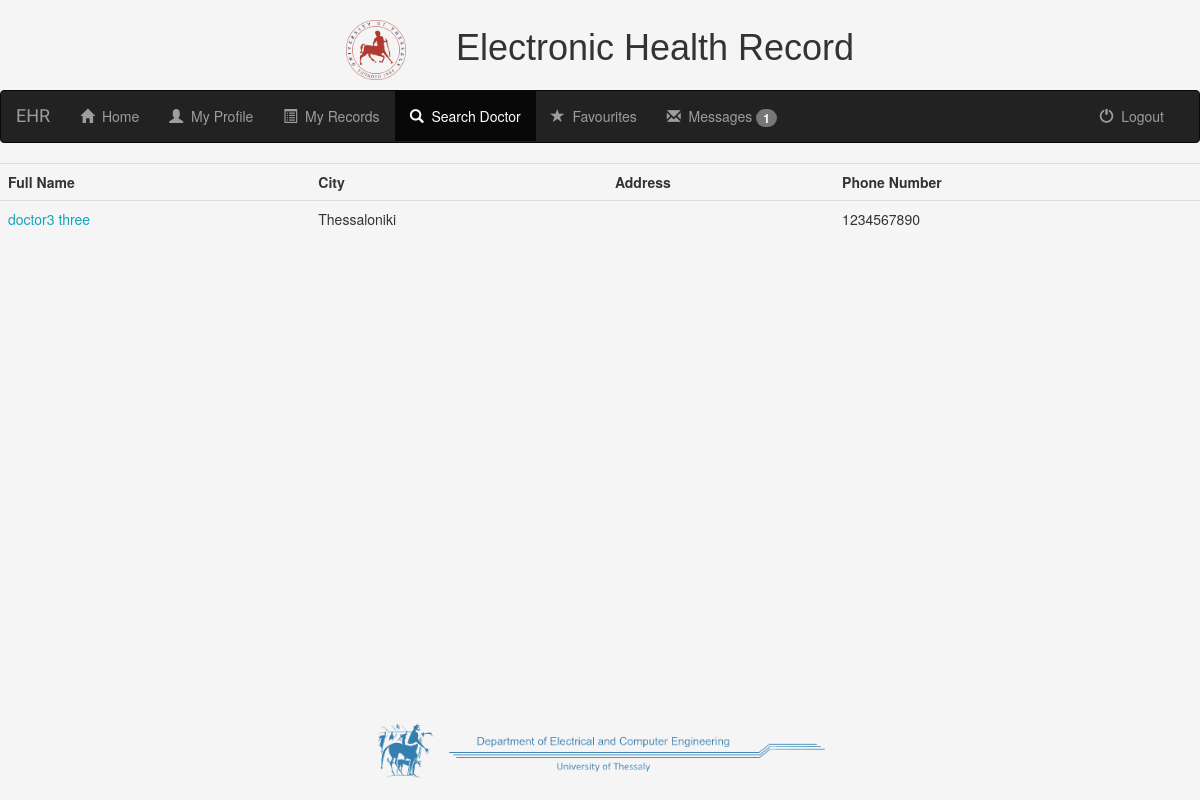
The page /my_mr/specialties/Accident_and_Emergency_Medicine/ (signed in) on the database its author committed.
### mr/models.py (models this page shows, shortened)
class UserProfile(models.Model):
    user = models.OneToOneField(User, on_delete=models.CASCADE)
    specialties_list = (
        ('Accident_and_Emergency_Medicine', 'Accident and Emergency Medicine'),
        ('Allergiology', 'Allergiology'),
        ('Anesthetics', 'Anesthetics'),
        ('Cardiology', 'Cardiology'),
        ('Child_Psychiatry', 'Child Psychiatry'),
        ('Clinical_Biology', 'Clinical Biology'),
        ('Clinical_Chemistry', 'Clinical Chemistry'),
        ('Clinical_Neurophysiology', 'Clinical Neurophysiology'),
        ('Dental_Oral_Maxillo-facial_surgery', 'Dental, Oral and Maxillo-facial Surgery'),
        ('Dermato-Venereology', 'Dermato-Venereology'),
        ('Dermatology', 'Dermatology'),
        ('Endocrinology', 'Endocrinology'),
        ('Family_and_general_Medicine', 'Family and General Medicine'),
        ('Fictional_Medical_Specialist', 'Fictional Medical Specialist'),
        ('Gastro-enterologic_Surgery', 'Gastro-enterologic Surgery'),
        ('Gastroenterology', 'Gastroenterology'),
        ('General_Hematology', 'General Hematology'),
        ('General_Practice', 'General Practice'),
        ('General_Surgery', 'General Surgery'),
        ('Geriatrics', 'Geriatrics'),
        ('Immunology', 'Immunology'),
        ('Infectious_Diseases', 'Infectious Diseases'),
        ('Internal_Medicine', 'Internal Medicine'),
        ('Laboratory_Medicine', 'Laboratory Medicine'),
        ('Maxillo-facial_Surgery', 'Maxillo-facial Surgery'),
        ('Microbiology', 'Microbiology'),
        ('Nephrology', 'Nephrology'),
        ('Neuro-psychiatry', 'Neuro-psyciatry'),
        ('Neurosurgery', 'Neurosurgery'),
        ('Nuclear_Medicine', 'Nuclear Medicine'),
        ('Obstetrics_and_Gynecology', 'Obstetrics and Gynecology'),
        ('Occupational_Medicine', 'Occupational Medicine'),
        ('Opthalmology', 'Ophtalmology'),
        ('Orthopaedics', 'Orthopaedics'),
        ('Otorhinolaryngology', 'Otorhinolaryngology'),
        ('Paediatrics', 'Paediatrics'),
        ('Paediatrics_Surgery', 'Paediatrics Surgery'),
        ('Pathology', 'Pathology'),
        ('Physical_Medicine_and_Rehabilitation', 'Physical Medicine and Rehabilitation'),
        ('Plastic_Surgery', 'Plastic Surgery'),
        ('Pneumology', 'Pneumology'),
        ('Podiatric_Surgery', 'Podiatric Surgery'),
        ('Psychiatry', 'Psychiatry'),
        ('Public_health_and_Preventive_Medicine', 'Public Health and Preventive Medicine'),
        ('Radiation_Oncology', 'Radiation Oncology'),
        ('Respiratory_Medicine', 'Respiratory Medicine'),
        ('Rheumatogoly', 'Rheumatology'),
        ('Stomatology', 'Stomatology'),
        ('Thoragic_Surgery', 'Thoragic Surgery'),
        ('Tropical_Medicine', 'Tropical Medicine'),
        ('Urology', 'Urology'),
        ('Vascular_Surgery', 'Vascular Surgery'),
        ('Venereology', 'Venereology')
    )
    specialty = models.CharField(max_length=100, choices=specialties_list, default='General_Practice')
    city = models.CharField(max_length=50, blank=True)
    address = models.CharField(max_length=50, blank=True)
    phone = models.CharField(max_length=12, blank=True)

### my_mr/views.py (the view)
# urls.py: path('specialties/<slug:slug>/', views.doctor_list.as_view(), name='doctor_list'),
class doctor_list(generic.ListView):
    context_object_name = 'doctor_list'
    template_name = 'my_mr/doctor_list.html'
    paginate_by = 15
    def get_queryset(self, *args, **kwargs):
        q = self.kwargs['slug']
        return UserProfile.objects.filter(specialty=q)
    def get_context_data(self, **kwargs):
        context = super(doctor_list, self).get_context_data(**kwargs)
        context['specialties'] = True
        context['received_messages'] = Message.objects.filter(receiver=self.request.user, was_read=False)
        return context

### my_mr/templates/my_mr/doctor_list.html (shortened to what this page needs)
{% extends 'my_mr/base.html' %}
{% block body_block %}
    {% if user.is_authenticated %}
        <table class="table">
            <tr>
                <th>Full Name</th>
                <th>City</th>
                <th>Address</th>
                <th>Phone Number</th>
            </tr>
            {% for doctor in object_list %}
                <tr>
                    <td><a href="{% url 'my_mr:doctor_detail' doctor.id %}">{{ doctor.user.get_full_name }}</a></td>
                    <td>{{ doctor.city }}</td>
                    <td>{{ doctor.address }}</td>
                    <td>{{ doctor.phone }}</td>
                </tr>
            {% empty %}
                There are no doctors with that specialty.
            {% endfor %}
    </table>
    {% endif %}
{% endblock %}

### mr/static/mr/css/style.css (style rules this page uses)
body { background-color: whitesmoke; height: 90%; margin-bottom: 10%; }
a { color: #17a2b8; }

### rows shown on the page
UserProfile: user.get_full_name "doctor3 three", city "Thessaloniki", phone "1234567890"

### other values the page prints
{{ received_messages.count }} "1"
